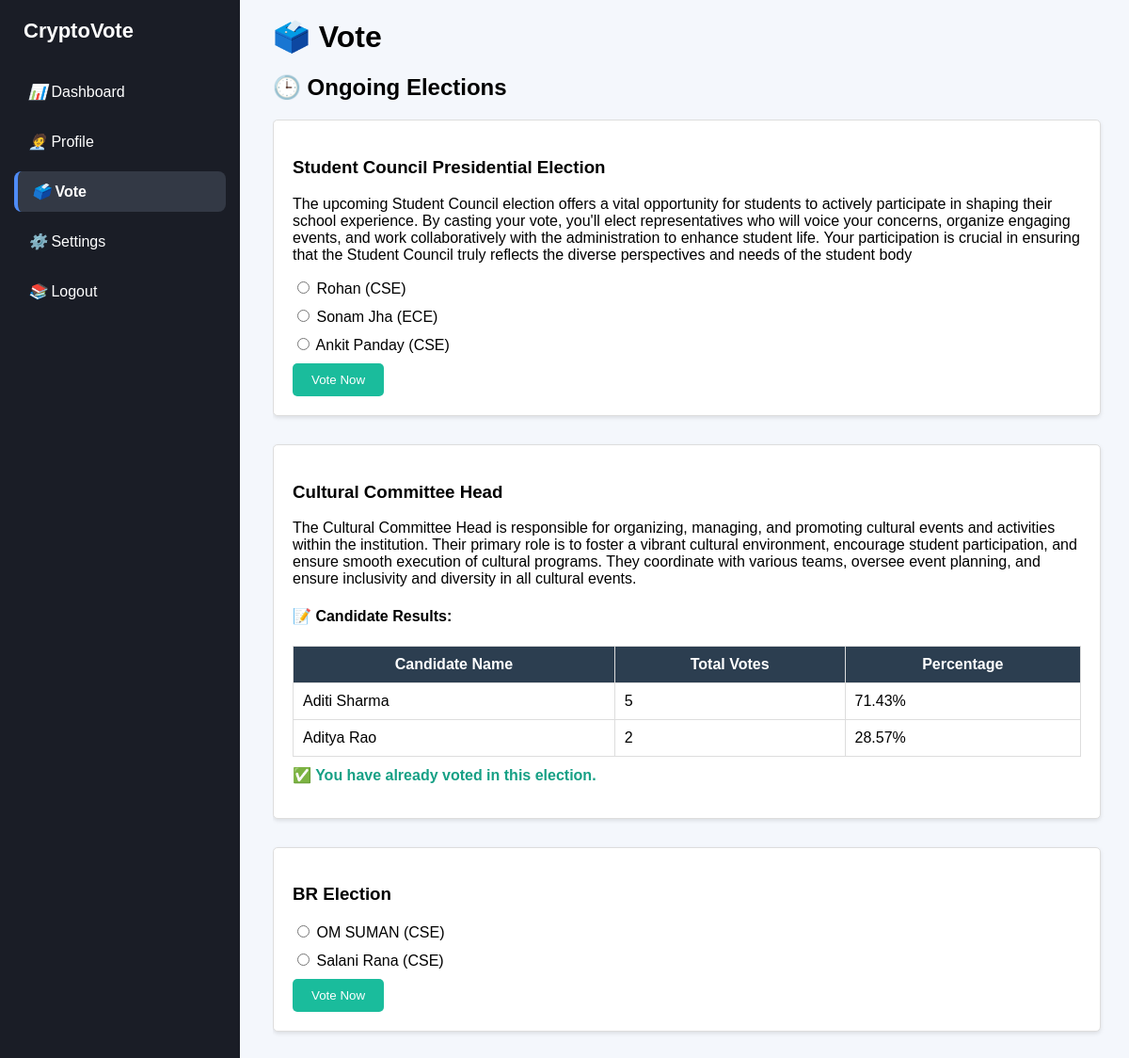
/vote/ (signed in), run on the app's committed database.
### main/models.py (models this page shows, shortened)
class Election(models.Model):
    title = models.CharField(max_length=200)
    description = models.TextField(blank=True)
    start_date = models.DateTimeField()
    end_date = models.DateTimeField()
    is_active = models.BooleanField(default=True)
    def total_votes(self):
        return Vote.objects.filter(election=self).count()

class Candidate(models.Model):
    election = models.ForeignKey(Election, on_delete=models.CASCADE)
    name = models.CharField(max_length=200)
    department = models.CharField(max_length=200, blank=True)
    bio = models.TextField(blank=True)
    votes = models.PositiveIntegerField(default=0)
    def vote_percentage(self):
        total_votes = self.election.total_votes()
        if total_votes == 0:
            return 0
        return (self.votes / total_votes) * 100

### main/views.py (the view, shortened to what this page needs)
# urls.py: path('vote/', vote, name='vote'),
@login_required
def vote(request):
    ongoing_elections = Election.objects.filter(
        start_date__lte=datetime.now(), end_date__gte=datetime.now()
    ).order_by("end_date")
    user_votes = Vote.objects.filter(user=request.user)
    voted_election_ids = user_votes.values_list("election_id", flat=True)
    context = {
        "active_page": "vote",
        "ongoing_elections": ongoing_elections,
        "voted_election_ids": voted_election_ids,
    }
    return render(request, "vote.html", context)

### templates/vote.html (shortened to what this page needs)
{% load static %}
<!DOCTYPE html>
<html>
  <head>
  </head>
  <body>
    <div class="sidebar">
      <h2>CryptoVote</h2>
      <ul>
        <li>
          <a
            href="{% url 'dashboard' %}"
            class="{% if active_page == 'dashboard' %}active{% endif %}"
          >
            <i>📊</i> Dashboard
          </a>
        </li>
        <li>
          <a
            href="{% url 'profile' %}"
            class="{% if active_page == 'profile' %}active{% endif %}"
          >
            <i>🧑‍💼</i> Profile
          </a>
        </li>
        <li>
          <a
            href="{% url 'vote' %}"
            class="{% if active_page == 'vote' %}active{% endif %}"
          >
            <i>🗳️</i> Vote
          </a>
        </li>
        <li>
          <a
            href="{% url 'settings' %}"
            class="{% if active_page == 'settings' %}active{% endif %}"
          >
            <i>⚙️</i> Settings
          </a>
        </li>
        <li>
          <a href="{% url 'logout' %}"><i>📚</i> Logout</a>
        </li>
      </ul>
    </div>
    <div class="content">
      <h1>🗳️ Vote</h1>
      <h2>🕒 Ongoing Elections</h2>
      {% if ongoing_elections %}
      <div class="scroll-wrapper"
      <div class="election-container">
        {% for election in ongoing_elections %}
        <div class="election-box">
          <h3>{{ election.title }}</h3>
          <p>{{ election.description }}</p>
          {% if election.id in voted_election_ids %}
          <div class="results-section">
            <h4>📝 Candidate Results:</h4>
            <table class="styled-table">
              <thead>
                <tr>
                  <th>Candidate Name</th>
                  <th>Total Votes</th>
                  <th>Percentage</th>
                </tr>
              </thead>
              <tbody>
                {% for candidate in election.candidate_set.all %}
                <tr>
                  <td>{{ candidate.name }}</td>
                  <td>{{ candidate.votes }}</td>
                  <td>{{ candidate.vote_percentage|floatformat:2 }}%</td>
                </tr>
                {% endfor %}
              </tbody>
            </table>
            <p class="voted-info">
              ✅ You have already voted in this election.
            </p>
          </div>
          {% else %}
          <form method="POST" action="{% url 'vote' %}" class="vote-form">
            <div class="candidate-list">
              {% for candidate in election.candidate_set.all %}
              <label class="candidate-option">
                <input
                  type="radio"
                  name="candidate_id"
                  value="{{ candidate.id }}"
                  required
                />
                <span>{{ candidate.name }} ({{ candidate.department }})</span>
              </label>
              {% empty %}
              <p class="no-candidates">
                No candidates available for this election.
              </p>
              {% endfor %}
            </div>
            <button type="submit" class="btn-vote">Vote Now</button>
          </form>
          {% endif %}
        </div>
        {% endfor %}
      </div>
    </div>
      {% else %}
      <p class="no-elections">No ongoing elections at the moment.</p>
      {% endif %}
  </body>
</html>

### templates/vote.html (style rules this page uses)
body { font-family: Arial, sans-serif; margin: 0; padding: 0; background-color: #f4f7fc; }
.sidebar { width: 225px; background-color: #1a1d26; color: #fff; display: flex; flex-direction: column; justify-content: flex-start; padding: 20px 15px; position: fixed; height: 100vh; z-index: 10; }
.sidebar h2 { text-align: left; margin-bottom: 20px; padding-left: 10px; font-size: 22px; }
.sidebar ul { list-style-type: none; padding-left: 0; margin-top: 10px; }
.sidebar ul li { margin-bottom: 10px; }
.sidebar ul li a { text-decoration: none; color: #fff; display: block; padding: 12px 15px; border-radius: 8px; font-size: 16px; transition: background 0.3s, padding-left 0.2s; }
.sidebar ul li a.active { background-color: #333945; border-left: 4px solid #4f8cf7; border-radius: 8px; font-weight: bold; color: #fff; }
.content { margin-left: 270px; padding: 20px; }
h1, h2 { margin-top: 0; }
.scroll-wrapper { max-height: 75vh; overflow-y: auto; padding-right: 10px; margin-top: 10px; }
.election-box { background-color: #fff; padding: 20px; border: 1px solid #ddd; border-radius: 5px; box-shadow: 0 2px 4px rgba(0, 0, 0, 0.1); margin-bottom: 30px; }
.vote-form { margin-top: 10px; }
.candidate-option { display: block; margin: 10px 0; }
.btn-vote { padding: 10px 20px; background-color: #1abc9c; color: white; border: none; border-radius: 5px; cursor: pointer; }
.results-section { margin-top: 20px; }
.styled-table { width: 100%; border-collapse: collapse; margin-top: 20px; }
.styled-table th, .styled-table td { padding: 10px; border: 1px solid #ddd; }
.styled-table th { background-color: #2c3e50; color: white; }
.voted-info { color: #16a085; font-weight: bold; margin-top: 10px; }

### data on the page
Election: title "Student Council Presidential Election", description "The upcoming Student Council election offers a vital opportunity for students to actively participate in shaping their school experience. By casting your vote, you'll elect representatives who will voice your concerns, organize engaging events, and work collaboratively with the administration to enhance student life. Your participation is crucial in ensuring that the Student Council truly reflects the diverse perspectives and needs of the student body"
Candidate: name "Rohan", department "CSE"
Candidate: name "Sonam Jha", department "ECE"
Candidate: name "Ankit Panday", department "CSE"
Election: title "Cultural Committee Head", description "The Cultural Committee Head is responsible for organizing, managing, and promoting cultural events and activities within the institution. Their primary role is to foster a vibrant cultural environment, encourage student participation, and ensure smooth execution of cultural programs. They coordinate with various teams, oversee event planning, and ensure inclusivity and diversity in all cultural events."
Candidate: name "Aditi Sharma", votes "5", vote_percentage "71.43"
Candidate: name "Aditya Rao", votes "2", vote_percentage "28.57"
Election: title "BR Election"
Candidate: name "OM SUMAN", department "CSE"
Candidate: name "Salani Rana", department "CSE"
